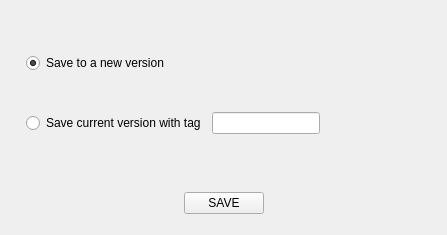
<?xml version="1.0" encoding="UTF-8"?>
<ui version="4.0">
 <class>Form</class>
 <widget class="QWidget" name="Form">
  <property name="geometry">
   <rect>
    <x>0</x>
    <y>0</y>
    <width>447</width>
    <height>235</height>
   </rect>
  </property>
  <property name="windowTitle">
   <string>Form</string>
  </property>
  <layout class="QVBoxLayout" name="verticalLayout_2">
   <item>
    <layout class="QVBoxLayout" name="verticalLayout">
     <property name="leftMargin">
      <number>15</number>
     </property>
     <property name="topMargin">
      <number>10</number>
     </property>
     <property name="rightMargin">
      <number>15</number>
     </property>
     <property name="bottomMargin">
      <number>10</number>
     </property>
     <item>
      <spacer name="verticalSpacer_3">
       <property name="orientation">
        <enum>Qt::Vertical</enum>
       </property>
       <property name="sizeHint" stdset="0">
        <size>
         <width>20</width>
         <height>40</height>
        </size>
       </property>
      </spacer>
     </item>
     <item>
      <layout class="QHBoxLayout" name="horizontalLayout_3">
       <item>
        <widget class="QRadioButton" name="radioButton_version">
         <property name="text">
          <string>Save to a new version</string>
         </property>
         <property name="checked">
          <bool>true</bool>
         </property>
        </widget>
       </item>
       <item>
        <spacer name="horizontalSpacer_2">
         <property name="orientation">
          <enum>Qt::Horizontal</enum>
         </property>
         <property name="sizeHint" stdset="0">
          <size>
           <width>40</width>
           <height>20</height>
          </size>
         </property>
        </spacer>
       </item>
      </layout>
     </item>
     <item>
      <spacer name="verticalSpacer_2">
       <property name="orientation">
        <enum>Qt::Vertical</enum>
       </property>
       <property name="sizeHint" stdset="0">
        <size>
         <width>20</width>
         <height>40</height>
        </size>
       </property>
      </spacer>
     </item>
     <item>
      <layout class="QHBoxLayout" name="horizontalLayout_2">
       <item>
        <widget class="QRadioButton" name="radioButton_tag">
         <property name="text">
          <string>Save current version with tag</string>
         </property>
        </widget>
       </item>
       <item>
        <widget class="QLineEdit" name="lineEdit_tag"/>
       </item>
       <item>
        <spacer name="horizontalSpacer">
         <property name="orientation">
          <enum>Qt::Horizontal</enum>
         </property>
         <property name="sizeHint" stdset="0">
          <size>
           <width>40</width>
           <height>20</height>
          </size>
         </property>
        </spacer>
       </item>
      </layout>
     </item>
     <item>
      <spacer name="verticalSpacer">
       <property name="orientation">
        <enum>Qt::Vertical</enum>
       </property>
       <property name="sizeHint" stdset="0">
        <size>
         <width>20</width>
         <height>40</height>
        </size>
       </property>
      </spacer>
     </item>
     <item>
      <widget class="QLabel" name="label_file_name">
       <property name="text">
        <string/>
       </property>
       <property name="alignment">
        <set>Qt::AlignCenter</set>
       </property>
      </widget>
     </item>
     <item>
      <layout class="QHBoxLayout" name="horizontalLayout">
       <item>
        <spacer name="horizontalSpacer_3">
         <property name="orientation">
          <enum>Qt::Horizontal</enum>
         </property>
         <property name="sizeHint" stdset="0">
          <size>
           <width>40</width>
           <height>20</height>
          </size>
         </property>
        </spacer>
       </item>
       <item>
        <widget class="QPushButton" name="pushButton_save">
         <property name="text">
          <string>SAVE</string>
         </property>
        </widget>
       </item>
       <item>
        <spacer name="horizontalSpacer_4">
         <property name="orientation">
          <enum>Qt::Horizontal</enum>
         </property>
         <property name="sizeHint" stdset="0">
          <size>
           <width>40</width>
           <height>20</height>
          </size>
         </property>
        </spacer>
       </item>
      </layout>
     </item>
    </layout>
   </item>
  </layout>
 </widget>
 <resources/>
 <connections/>
</ui>
